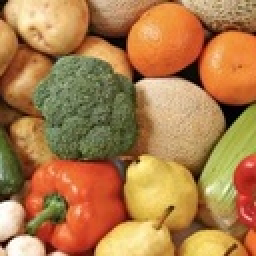
%> input picture images/fruit.jpg, 128 x 128 px, shrunk from 192 x 192 before the run (shown 2 times larger)
$ octave MS.m   (GNU Octave 9; MATLAB toolbox functions it lacks are replaced by stand-ins)
%> lines starting %> are read from the running program, lines starting %| are printed output that depends on the picture
%%
% Mean-Shift Image Segmentation:
%        with one feature
%
% Input:
%   I = input image
%	bwS = the bandwidth of spatial kernel
%	bwC = the bandwidth of color kernel
%	Thr = the threshod of the convergence
%   toPlot = to display the result for each iteration
%
% Output:
%   Means = Array of mean pixels
%   result = segmented image
%
% Comments:
%     Much better result than K-means, number of clusters are not limited,
%     so preserves the details of the image.
%     However, it's much slower compared to K-means.
%     Eventhough it gives a much better result, some parts are still
%     'blurred out'.
%
% Reference: This algorithm is introduced in Cmaniciu etal.'s PAMI paper
% "Mean shift: a robust apporach toward feature space analysis", 2002.

%% initialization

clear;
close all;
clc;
%% read image and inputs:
I = double( imread('fruit.jpg') );
bwS = 20;       %Bandwidth for spacial
bwC = 32;       %Bandwidth for color
Thr = 0.5;        %Threshold for stoping iteration
toPlot = true;

%% reshape:
I = double(I);
[a,b,c] = size(I);
%> a = 128; b = 128; c = 3
result = I;
conv = 0;
iter = 0;

% reshape the image to array:
Array = padarray(I,[a,b,0],'symmetric');
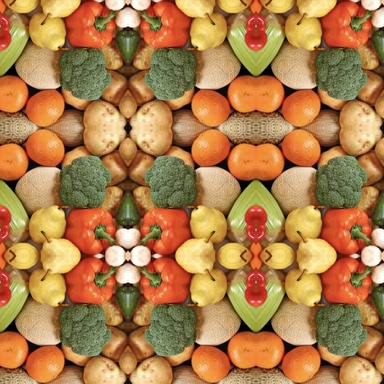
%> Array: size 384x384x3 double; mean R, G, B 174.3, 125.7, 74.3
% pre-set table:
wTable = exp( -(0:255^2)/bwC^2 );
Means = [];
%%for plotting:
if toPlot
    figure(randi(1000)+1000);
end

%% main loop
while ~conv
    Votes = 0;
    newVotes = 0;
    for i = -bwS:bwS
        for j = -bwS:bwS
            if ( i~=0 || j~=0 )
                % not considering the spatial feature, thus set to 1:
                Spatial = 1;
                CurrX =  Array(a+i:2*a+i-1, b+j:2*b+j-1, 1:c);
                % calculated the square difference:
                DiffX = (result-CurrX).^2;
                % Color feature:
                CMeans = repmat(prod(reshape(wTable(DiffX+1), a, b, c), 3), [1, 1, c]);
                % taking weights from just one feature array:
                newFeature = Spatial.*CMeans;
                Votes = Votes+ newFeature;
                newVotes = newVotes+CurrX.*newFeature;
            end
        end
    end
    % normalized the values:
    CurrY = newVotes./(Votes+eps);
    % Calculate the mean shift:
    myMeans = mean(abs(round(CurrY(:))-round(result(:))));
    result = round(CurrY);
    Means(iter+1) = myMeans;

    %% ploting:
    if toPlot
        subplot(121), imshow(uint8(result)),axis image, title(['iteration # ' num2str(iter) ]);
        % num2str(myMeans)
        subplot(122), plot(0:iter, Means ), xlabel('iteration #'), title('averaged mean-shift'); axis square
        drawnow
    end

    %%
    % finish if converge:
    if myMeans <= Thr
        conv = 1;
    else % otherwise iterate:
        iter = iter+1;
    end
end
%> this loop made 11 passes
%> myMeans on passes 1 to 11: 4.89, 2.71, 2.03, 1.6, 1.28, 1.05, 0.867, 0.72, 0.607, 0.517, 0.445
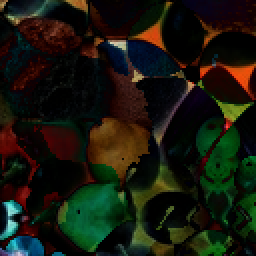
%> DiffX: size 128x128x3 double (shown 2 times larger); mean R, G, B 5556.1, 5770.1, 3170.1; drawn with min black and max white
%> after the loop, Means = [4.89 2.71 2.03 1.6 1.28 1.05 0.867 0.72 0.607 0.517 0.445]; Spatial = 1; conv = 1; iter = 10

%% plot result:
sample = zeros(size(I,1),size(I,2));
sample(1:3:end,1:3:end) = 1;
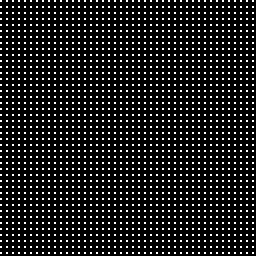
%> sample: size 128x128 double (shown 2 times larger); values 0 (black) and 1 (white), 11.3% white in thin lines or dots
% %%
     R = I(:,:,1); Rx = R(sample==1); Rn = randn( numel(Rx),1 )/3;
%> after `Rx = R(sample==1)`: Rx = 1849 values, max 255 at index 35, min 2 at index 1697, mean 174.3
     G = I(:,:,2); Gx = G(sample==1); Gn = randn( numel(Rx),1 )/3;
%> after `Gx = G(sample==1)`: Gx = 1849 values, max 255 at index 35, min 0 at index 738, mean 126.1
     B = I(:,:,3); Bx = B(sample==1); Bn = randn( numel(Rx),1 )/3;
%> after `Bx = B(sample==1)`: Bx = 1849 values, max 249 at index 36, min 0 at index 14, mean 74.91
     figure,
     subplot(221), imshow(uint8(I)), axis image;
     subplot(223), imshow(uint8(result)), axis image;
     subplot(222)
     scatter3( Rx(:)-Rn, Gx(:)-Gn, Bx(:)-Bn, 3, [ Rx(:), Gx(:), Bx(:) ]/255 );
     title('Pixel Distribution Before Meanshift')
     xlim([0,255]),ylim([0,255]),zlim([0,255]);axis square

     R = result(:,:,1); Ry = R(sample==1); Rn = randn( numel(Rx),1 )/3;
%> after `R = result(:,:,1)`:
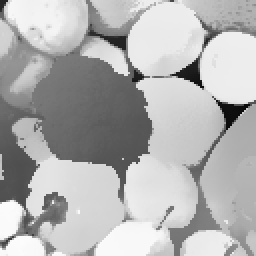
%> R: size 128x128 double (shown 2 times larger); min 10, max 252, mean 178.3
%> after `Ry = R(sample==1)`: Ry = 1849 values, max 251 at index 35, min 12 at index 1656, mean 178.8
     G = result(:,:,2); Gy = G(sample==1); Gn = randn( numel(Rx),1 )/3;
%> after `G = result(:,:,2)`:
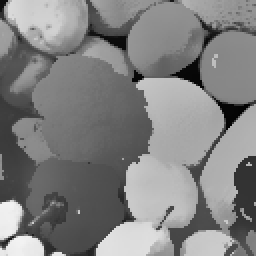
%> G: size 128x128 double (shown 2 times larger); min 4, max 242, mean 129.3
%> after `Gy = G(sample==1)`: Gy = 1849 values, max 242 at index 170, min 4 at index 1656, mean 129.8
     B = result(:,:,3); By = B(sample==1); Bn = randn( numel(Rx),1 )/3;
%> after `B = result(:,:,3)`:
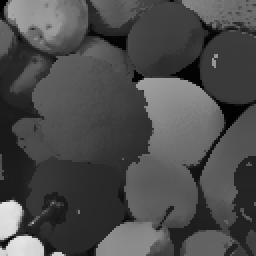
%> B: size 128x128 double (shown 2 times larger); min 2, max 228, mean 75.7
%> after `By = B(sample==1)`: By = 1849 values, max 227 at index 35, min 2 at index 1, mean 76.22
     subplot(224)
     scatter3( Ry(:)-Rn, Gy(:)-Gn, By(:)-Bn, 3, [ Rx(:), Gx(:), By(:) ]/255 );
     title('Pixel Distribution After Meanshift')
     xlim([0,255]),ylim([0,255]),zlim([0,255]);axis square
%> after `axis square`:
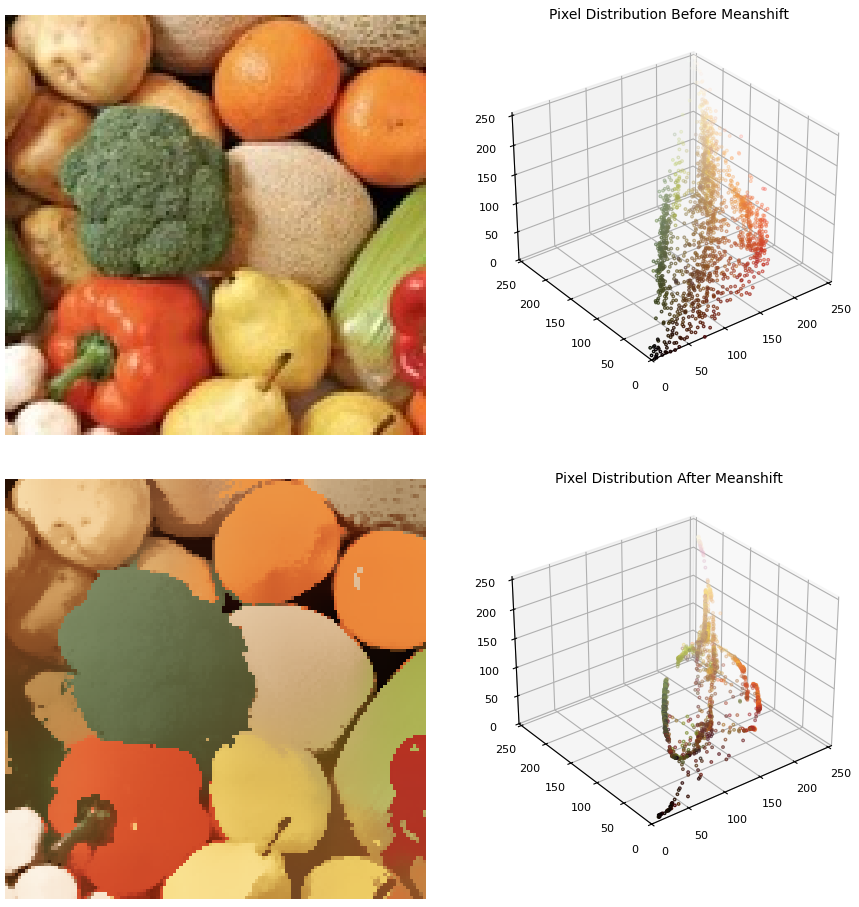
%> figure redrawn from the program's plot data, 4 panels
